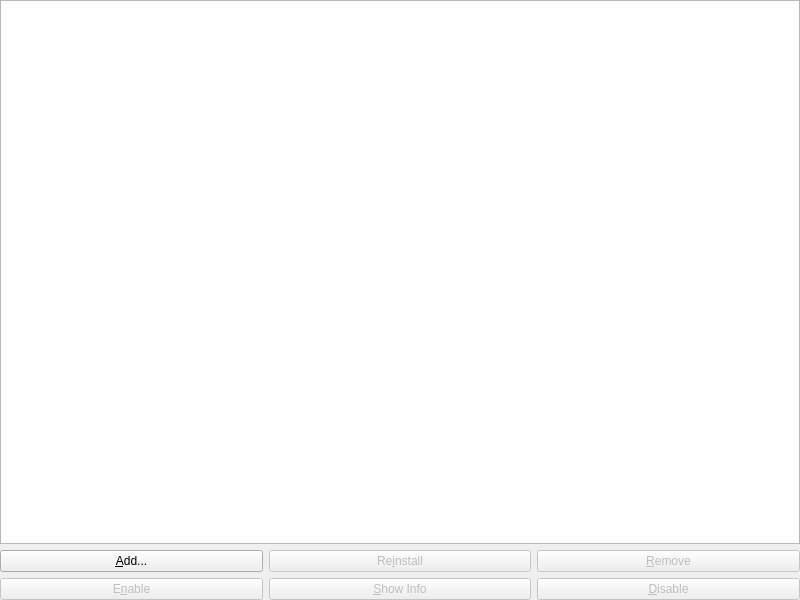
<?xml version="1.0" encoding="UTF-8"?>
<ui version="4.0">
 <class>PrefsPlugins</class>
 <widget class="QWidget" name="PrefsPlugins">
  <property name="geometry">
   <rect>
    <x>0</x>
    <y>0</y>
    <width>800</width>
    <height>600</height>
   </rect>
  </property>
  <property name="windowTitle">
   <string>Plugins</string>
  </property>
  <layout class="QVBoxLayout" name="verticalLayout">
   <property name="leftMargin">
    <number>0</number>
   </property>
   <property name="topMargin">
    <number>0</number>
   </property>
   <property name="rightMargin">
    <number>0</number>
   </property>
   <property name="bottomMargin">
    <number>0</number>
   </property>
   <item>
    <widget class="QTableView" name="table">
     <property name="editTriggers">
      <set>QAbstractItemView::EditTrigger::NoEditTriggers</set>
     </property>
     <property name="showDropIndicator" stdset="0">
      <bool>false</bool>
     </property>
     <property name="dragDropOverwriteMode">
      <bool>false</bool>
     </property>
     <property name="selectionMode">
      <enum>QAbstractItemView::SelectionMode::SingleSelection</enum>
     </property>
     <property name="selectionBehavior">
      <enum>QAbstractItemView::SelectionBehavior::SelectRows</enum>
     </property>
     <property name="sortingEnabled">
      <bool>true</bool>
     </property>
    </widget>
   </item>
   <item>
    <layout class="QGridLayout" name="gridLayout">
     <item row="1" column="0">
      <widget class="QPushButton" name="button_add">
       <property name="text">
        <string>&amp;Add...</string>
       </property>
      </widget>
     </item>
     <item row="3" column="0">
      <widget class="QPushButton" name="button_enable">
       <property name="enabled">
        <bool>false</bool>
       </property>
       <property name="text">
        <string>E&amp;nable</string>
       </property>
      </widget>
     </item>
     <item row="1" column="1">
      <widget class="QPushButton" name="button_reinstall">
       <property name="enabled">
        <bool>false</bool>
       </property>
       <property name="text">
        <string>Re&amp;install</string>
       </property>
      </widget>
     </item>
     <item row="3" column="1">
      <widget class="QPushButton" name="button_showinfo">
       <property name="enabled">
        <bool>false</bool>
       </property>
       <property name="text">
        <string>&amp;Show Info</string>
       </property>
      </widget>
     </item>
     <item row="3" column="2">
      <widget class="QPushButton" name="button_disable">
       <property name="enabled">
        <bool>false</bool>
       </property>
       <property name="text">
        <string>&amp;Disable</string>
       </property>
      </widget>
     </item>
     <item row="1" column="2">
      <widget class="QPushButton" name="button_remove">
       <property name="enabled">
        <bool>false</bool>
       </property>
       <property name="text">
        <string>&amp;Remove</string>
       </property>
      </widget>
     </item>
    </layout>
   </item>
  </layout>
 </widget>
 <resources/>
 <connections/>
</ui>
